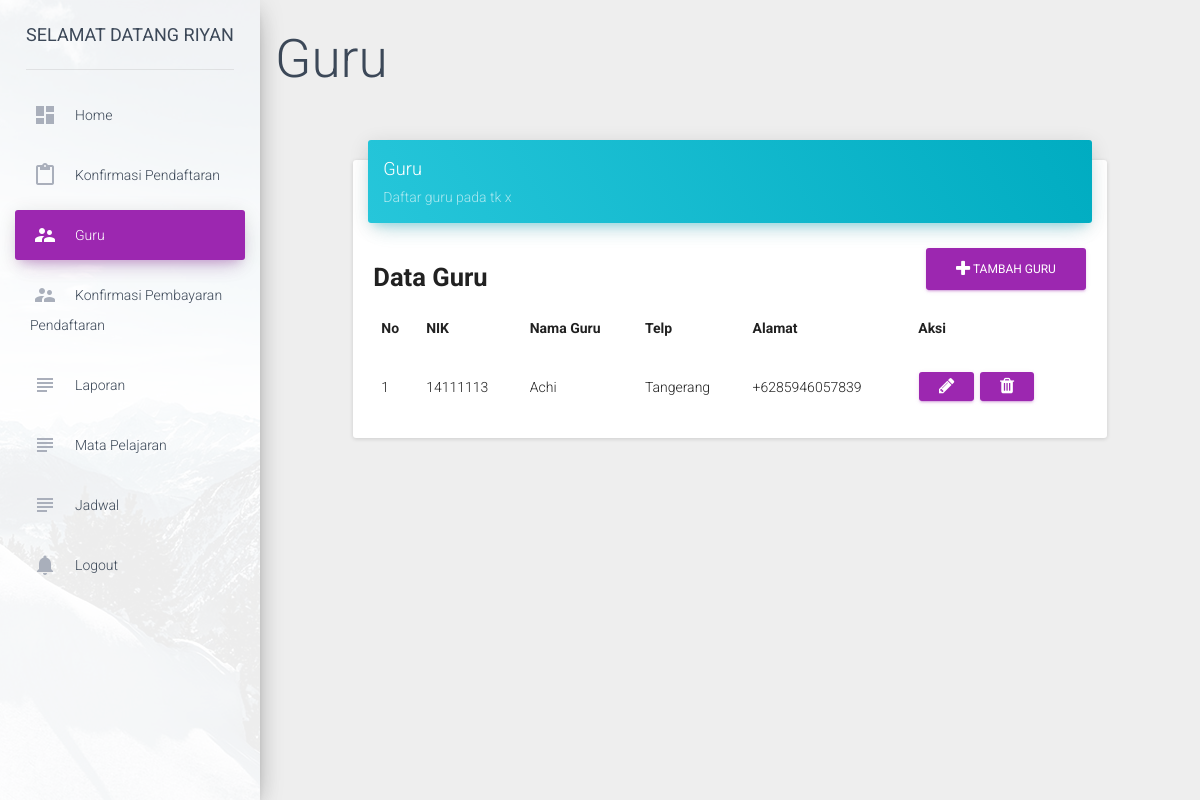
/dashboard/index.php?page=10 (signed in), run on an earlier commit of the app's database.
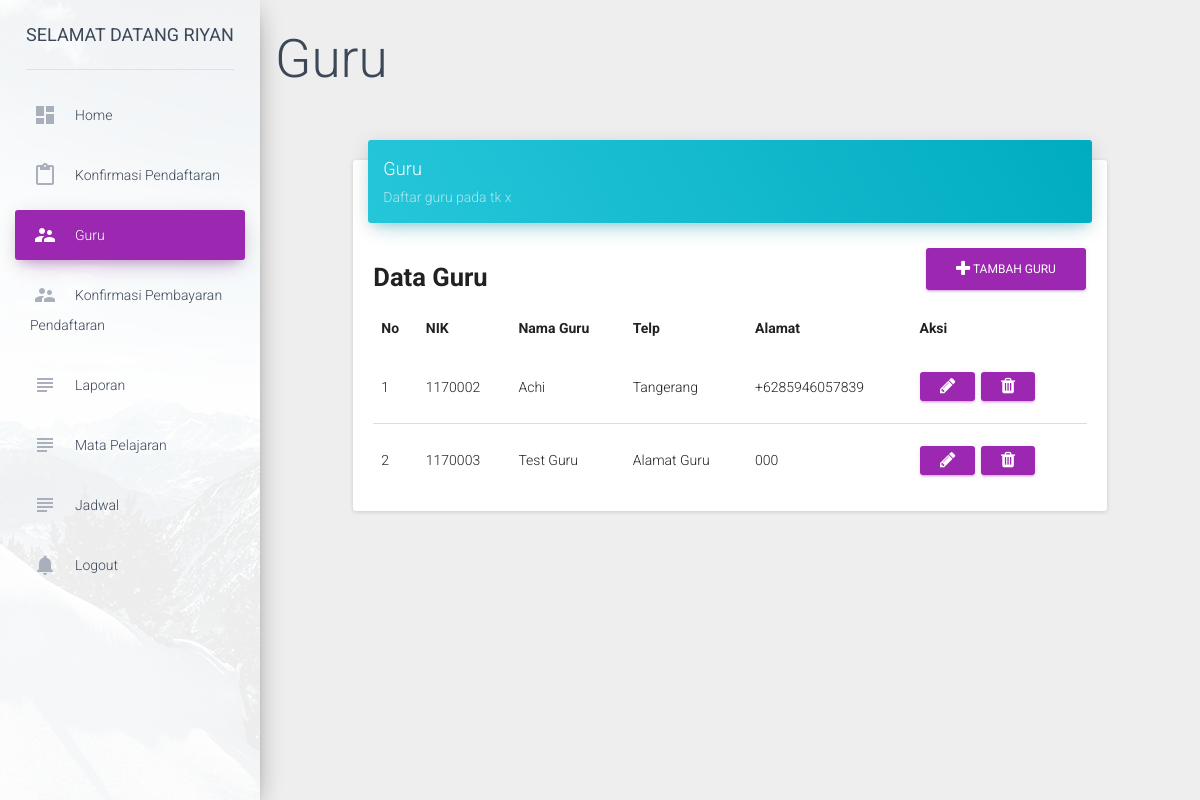
And on a later commit of the database.
### tables this page shows
CREATE TABLE `guru` (
  `Id` int(11) NOT NULL AUTO_INCREMENT,
  `nip` char(7) DEFAULT NULL,
  `nama_guru` varchar(100) DEFAULT NULL,
  `alamat` varchar(255) DEFAULT NULL,
  `telp` varchar(255) DEFAULT NULL,
  PRIMARY KEY (`Id`)
);

### dashboard/include/guru.php (the view, shortened to what this page needs)
<h1>Guru</h1>
<div class="row">
    <div class="col-sm-12 col-md-8 col-lg-10 col-lg-offset-1">
        <div class="card" style="margin-top: 50px">
            <div class="card-header" data-background-color="blue">
                <h4 class="title">Guru</h4>
                <p class="category">Daftar guru pada tk x</p>
            </div>
            <div class="card-content">
                <a href="index.php?page=11" class="btn btn-primary btn-md pull-right"><i class="fa fa-plus"></i> Tambah Guru</a>
                <h3 style="overflow: hidden;"><b>Data Guru</b></h3>
				<table class="table table-hover">
					<thead>
						<tr>
							<td><b>No</b></td>
							<td><b>NIK</b></td>
							<td><b>Nama Guru</b></td>
							<td><b>Telp</b></td>
							<td><b>Alamat</b></td>
							<td><b>Aksi</b></td>
						</tr>
					</thead>
				    <tbody>
				    	<?php
				    		$query = "SELECT * FROM guru";
				    		$exec  = mysqli_query($conn,$query);
				    		if ($exec) {
				    			$count = mysqli_num_rows($exec);
				    			if ($count > 0) {
				    				$no = 0;
				    				while ($rows = mysqli_fetch_array($exec)) {
				    	?>
						    			<tr>
											<td><?php echo ++$no; ?></td>
											<td><?php echo $rows['nip'] ?></td>
											<td><?php echo $rows['nama_guru'] ?></td>
											<td><?php echo $rows['alamat'] ?></td>
											<td><?php echo $rows['telp'] ?></td>
											<td>
												<a href="index.php?page=12&id=<?php echo $rows['Id'] ?>" class="btn btn-primary btn-sm"><i class="fa fa-pencil"></i></a>
												<a href="include/hapus_guru.php?id=<?php echo $rows['Id'] ?>" class="btn btn-primary btn-sm"><i class="fa fa-trash"></i></a>
											</td>
										</tr>
				    	<?php
				    				}
				    			}else{
				    	?>
				    			<tr>
									<td colspan="6" align="center"><h4><b>Kosong</b></h4></td>
								</tr>
				    	<?php
				    			}
				    		}else{
				    			echo mysqli_error($conn);
				    		}
				    	?>
				    </tbody>
				</table>
            </div>
        </div>
    </div>
</div>

### dashboard/index.php (shortened to what this page needs)
<?php
$role = "";
if ($_SESSION['role_user'] == 0) {
	$role = "Admin";
}
$getPage = $_GET['page'];
switch ($getPage) {
    case 10:
        $page               = "include/guru.php";
        break;
}
?>
<!doctype html>
<html lang="en">
<head>
    <?php
    	include "include/libs.php";
    ?>
</head>
<body>
    <div class="wrapper">
        <div class="sidebar" data-color="purple" data-image="../assets/img/sidebar-1.jpg">
            <div class="logo">
                <a href="http://www.anggitprayogo.com" class="simple-text">
                    Selamat datang <?php $role == "Admin" ? print($nama_admin) : print($nama_panggilan); ?>
                </a>
            </div>
            <div class="sidebar-wrapper">
                <ul class="nav">
                    <li class="<?php $_SESSION['active'] == 1 ? print("active") : print("") ?>">
                        <a href="index.php?page=1">
                            <i class="material-icons">dashboard</i>
                            <p>Home</p>
                        </a>
                    </li>
                    <?php
					if ($role == "Admin") {
					?>
					<li class="<?php $_SESSION['active'] == 4 ? print("active") : print("") ?>">
                        <a href="index.php?page=7">
                            <i class="material-icons">content_paste</i>
                            <p>Konfirmasi Pendaftaran </p>
                        </a>
                    </li>
                    <li class="<?php $_SESSION['active'] == 6 ? print("active") : print("") ?>">
                        <a href="index.php?page=10">
                            <i class="material-icons">supervisor_account</i>
                            <p>Guru</p>
                        </a>
                    </li>
                    <li class="<?php $_SESSION['active'] == 8 ? print("active") : print("") ?>">
                        <a href="index.php?page=17">
                            <i class="material-icons">supervisor_account</i>
                            <p>Konfirmasi Pembayaran Pendaftaran</p>
                        </a>
                    </li>
                    <li class="<?php $_SESSION['active'] == 9 ? print("active") : print("") ?>">
                        <a href="index.php?page=18">
                            <i class="material-icons">subject</i>
                            <p>Laporan</p>
                        </a>
                    </li>
                    <li class="<?php $_SESSION['active'] == 10 ? print("active") : print("") ?>">
                        <a href="index.php?page=19">
                            <i class="material-icons">subject</i>
                            <p>Mata Pelajaran</p>
                        </a>
                    </li>
                    <li class="<?php $_SESSION['active'] == 11 ? print("active") : print("") ?>">
                        <a href="index.php?page=22">
                            <i class="material-icons">subject</i>
                            <p>Jadwal</p>
                        </a>
                    </li>
					<?php
					}
					?>
                    <li>
                        <a href="../logout.php">
                            <i class="material-icons text-gray">notifications</i>
                            <p>Logout</p>
                        </a>
                    </li>
                </ul>
            </div>
        </div>
        <div class="main-panel">
            <div class="content">
                <div class="container-fluid">
                   <?php
                   include $page;
                   ?>
                </div>
            </div>
        </div>
    </div>
</body>
</html>

### dashboard/include/libs.php (shortened to what this page needs)
<link href="../assets/css/bootstrap.min.css" rel="stylesheet" />
<link href="../assets/css/material-dashboard.css?v=1.2.0" rel="stylesheet" />
<link href="../assets/css/demo.css" rel="stylesheet" />
<link href="../assets/css/font-awesome.min.css" rel="stylesheet">

What changed in the data, as far as the page shows it:
changed guru "Achi": nip "14111113" → "1170002"
added guru: nip "1170003", nama_guru "Test Guru", alamat "Alamat Guru", telp "000"
